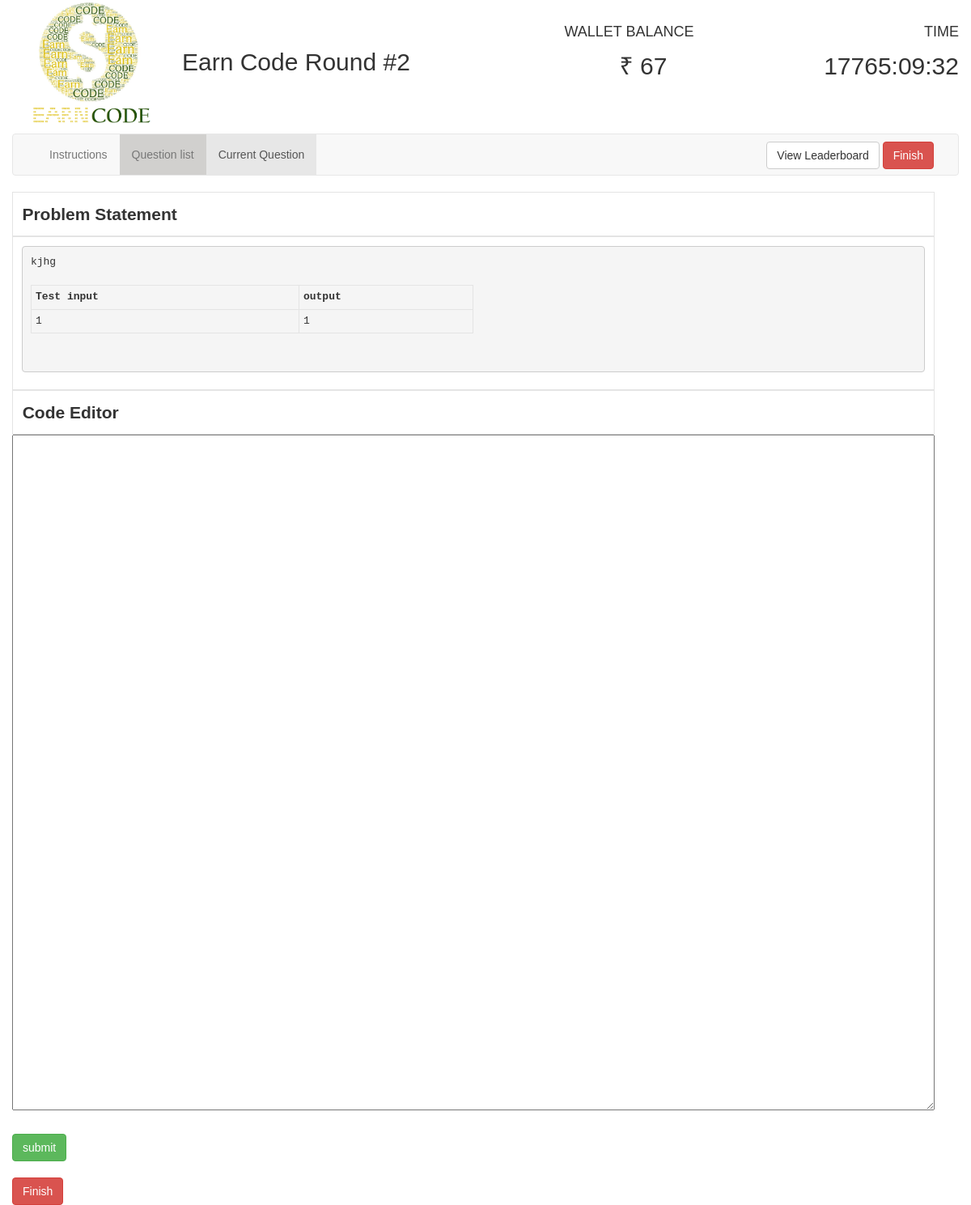
Screenshot of /comp/11/4/ with the database file from the repository.
### round2/models.py (models this page shows, shortened)
class Question(models.Model):
    question = models.TextField(max_length=4000)
    question_title = models.CharField(max_length=2000)
    input = models.CharField(default=0, max_length=5000)
    correct_op = models.CharField(default=0, max_length=10000)
    explanation = models.CharField(max_length=7000)
    test_input = models.CharField(max_length=100000)
    test_output = models.CharField(max_length=10000)
    cost = models.IntegerField()
    user = models.ManyToManyField(User, null=True, through="Score")
    type = models.CharField(default="Easy", max_length=10)

### round2/views.py (the view)
# urls.py: url(r'^(?P<user_id>[0-9]+)/(?P<question_id>[0-9]+)/$', views.question_details, name='question_details'),
def question_details(request, user_id, question_id):
    selected_question = Question.objects.get(pk=question_id)
    current_user = User.objects.get(pk=user_id)
    bought = False
    if current_user in selected_question.user.all():
        bought = True
    jsonDec = json.decoder.JSONDecoder()
    current_user.total_score = 0
    current_user.save()
    try:
        previous_code = open(str(question_id) + '_' + str(user_id) + '.cpp', 'r').read()
    except:
        previous_code = ""
    return render(request, 'round2/question_details.html',
                  {'pegs_id': int("3"), 'bought': bought, 'selected_question': selected_question,
                   'question_id': selected_question.pk,
                   'user_id': user_id, 'submitted_code': previous_code,
                   'remaining_time': current_user.end_time - time.time(),
                   'money': current_user.money})

### round2/templates/round2/question_details.html (shortened to what this page needs)
<!DOCTYPE html>
<html>
{% load staticfiles %}
<head xmlns:position="http://www.w3.org/1999/xhtml">
    <link href="{% static '/css/font.css' %}" rel="stylesheet">
    <link rel="stylesheet"
          href="{% static '/css/jquery-ui.min.css' %}">
    <link rel="stylesheet" href="{% static '/css/bootstrap.min.css' %}">
</head>
<body>
<div class="container-fluid">
    <div class="container">
        <div class="row">
            <div class="col-md-2">
                <img alt="EarnCode"
                     src="{% static '/round2/images/ea.png' %}" width="100%">
            </div>
            <div class="col-md-4">
                <h2 style="margin-top: 60px;">Earn Code Round #2</h2>
            </div>
            <div class="col-md-2 col-md-offset-1">
                <div class="row"><h4 style="margin-top: 30px; margin-bottom: -5px;">WALLET BALANCE</h4></div>
                <div class="row text-center"><h2><span id="">&#8377; {{ money }}</span></h2></div>
            </div>
            <div class="col-md-2 col-md-offset-1 text-right">
                <div class="row"><h4 style="margin-top: 30px; margin-bottom: -5px;">TIME</h4></div>
                <div class="row"><h2><span id="time1">time</span></h2></div>
            </div>
        </div>
    </div>
    <nav class="navbar navbar-default">
        <div class="container-fluid">
            <div class="collapse navbar-collapse" id="bs-example-navbar-collapse-1">
                <ul class="nav navbar-nav">
                    <li id="instruction_tab"><a onclick="showInstructions();">Instructions</a></li>
                    <li><a href= {% url 'round2:question' user_id %}>Question list</a>
                    <li class="active" id="question_tab"><a onclick="showCurrentQuestion()">Current Question</a>
                    </li>
                </ul>
                <form action="{% url 'round2:leaderboard' user_id %}" method="post" class="navbar-form navbar-right"
                      style="margin-bottom: -8px;margin-top: 1px;">
                    <button type="submit" class="btn btn-default navbar-btn" id="leader" name="leader">View
                        Leaderboard
                    </button>
                    <button type="button" class="btn btn-default navbar-btn btn-danger" onclick="prompt_user()">
                        Finish
                    </button>
                </form>
            </div>
        </div>
    </nav>
    <div class="container" id="question_view">
        <div id="problem_title" class="row" style="margin-bottom: 0px; font-weight: bold;font-size:150%; ">Problem
            Statement
        </div>
        <div id="question" class="row" style="font-size:140%;">
        <pre>{{ selected_question.question }}
        <table style="width:50%">
          <tr>
            <th>Test input</th>
            <th>output</th>
          </tr>
          <tr>
            <td rowspan="2">{{ selected_question.test_input }}</td>
            <td rowspan="2">{{ selected_question.test_output }}</td>
          </tr>
        </table>
        </pre>
        </div>
        <div class="row">
            {% if bought %}
                <form action="{% url 'round2:handle_answer' user_id selected_question.pk %}" method="post">
                    <div id="code_editor" name="code_editor"
                         style="margin-bottom: 0px; font-weight: bold; font-size:150%;">
                        Code
                        Editor
                    </div>
                    <textarea id="text_area" name="text_area" rows="30"
                              style="font-size:135%;">{{ submitted_code }}</textarea>
                    <input class="btn btn-success" type="submit" name="submit" value="submit" id="submit_code">
                </form>
            {% endif %}
            <br>
            <div class="row">
                {% if not bought %}
                    <div class="col-md-2 col-md-offset-5">
                        <input class="btn" type="submit" name="buy" value="buy" id="buy" onclick="buy_question()">
                    </div>
                    <div class="col-md-2">
                        <button class="btn btn-danger" onclick="prompt_user()">Finish</button>
                    </div>
                {% else %}
                    <div class="col-md-1">
                        <button class="btn btn-danger" onclick="prompt_user()">Finish</button>
                    </div>
                {% endif %}
            </div>
        </div>
    </div>
</div>
</body>
{% load static %}
<link rel="stylesheet" href="{% static 'codemirror.css' %}">
</html>

### rows the page displays
Question: question "kjhg", test_input "1", test_output "1"

### other values shown
{{ money }} "67"
